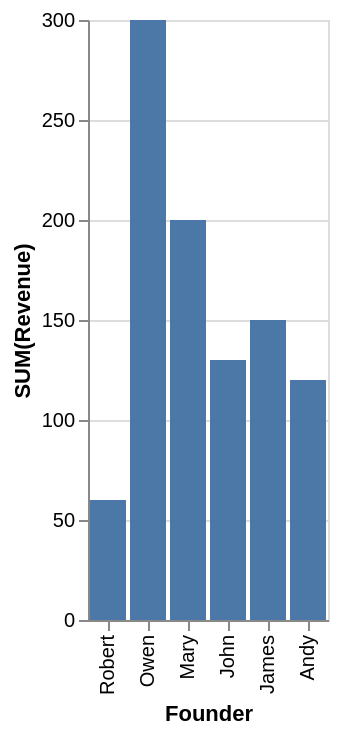

Express this chart as Vega-Lite.
### Vega-Lite specification from a JSON file in a GitHub repository (floating-point values rounded to 4 significant figures)
{"data": {"values": [{"x_data": "Robert", "y_data": 60}, {"x_data": "Owen", "y_data": 300}, {"x_data": "Mary", "y_data": 200}, {"x_data": "John", "y_data": 130}, {"x_data": "James", "y_data": 150}, {"x_data": "Andy", "y_data": 120}]}, "mark": "bar", "encoding": {"x": {"field": "x_data", "type": "nominal", "title": "Founder", "sort": "descending"}, "y": {"field": "y_data", "type": "quantitative", "title": "SUM(Revenue)"}}}
